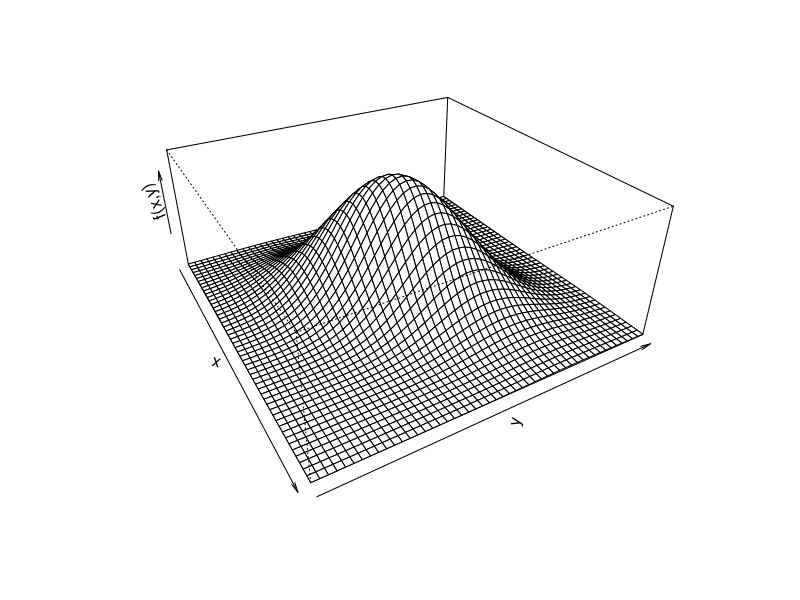
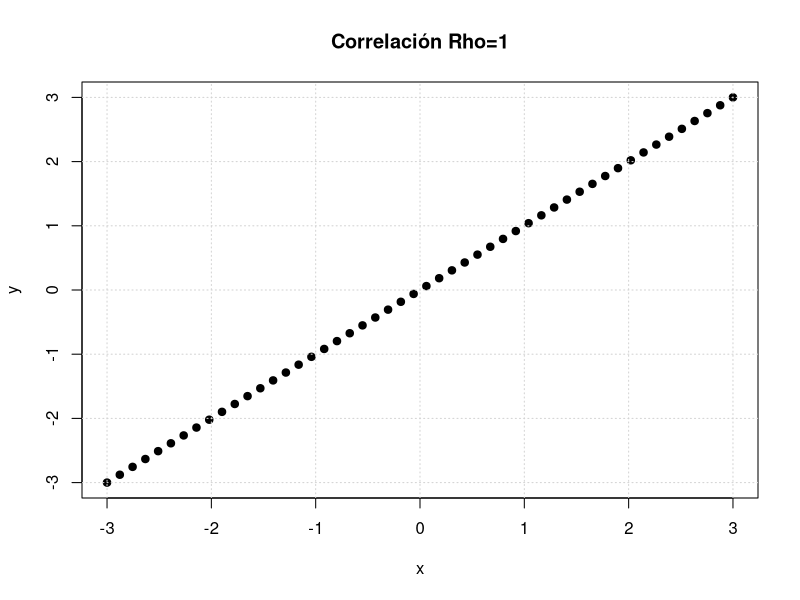
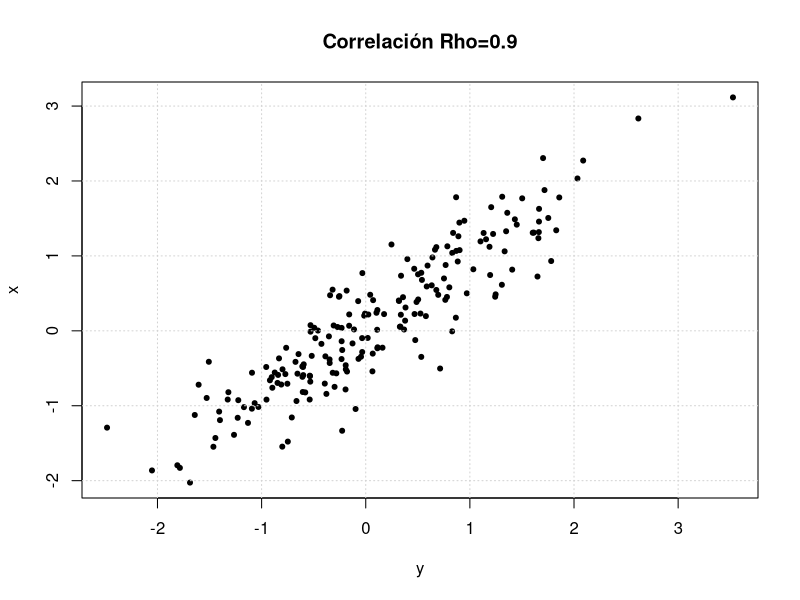
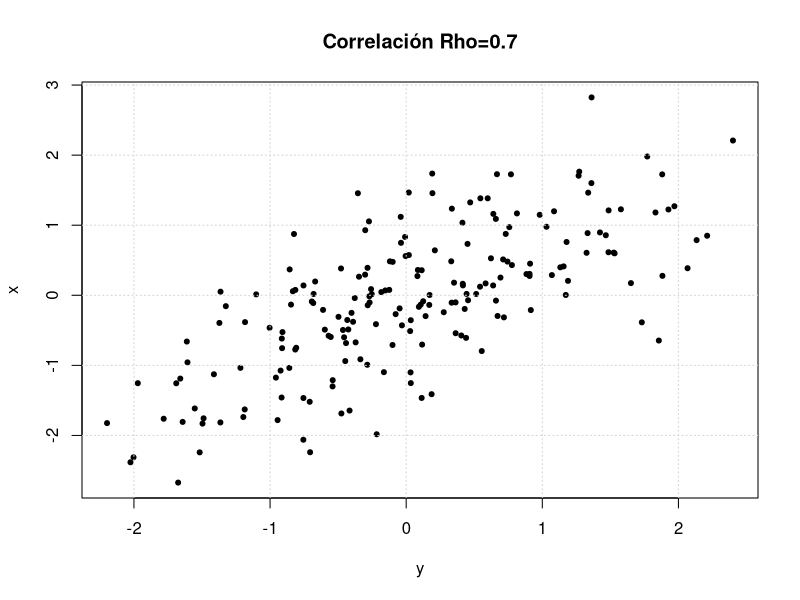
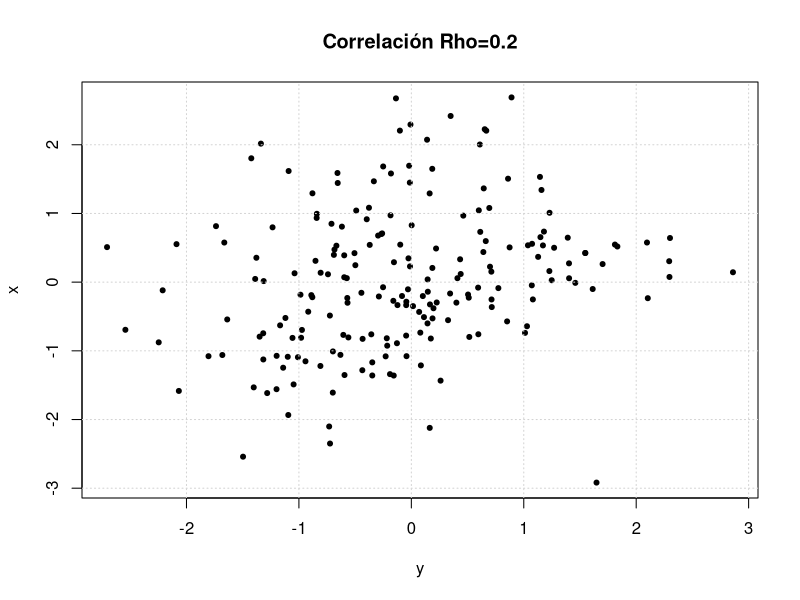
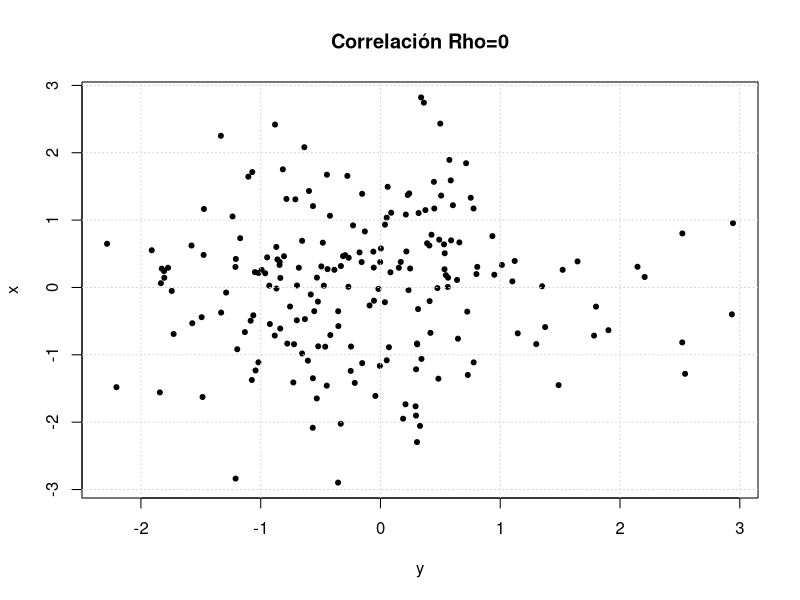
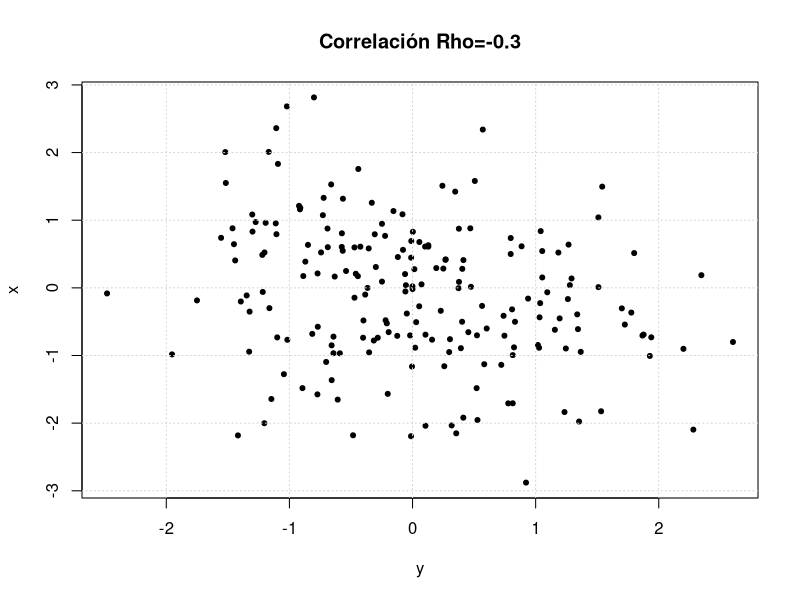
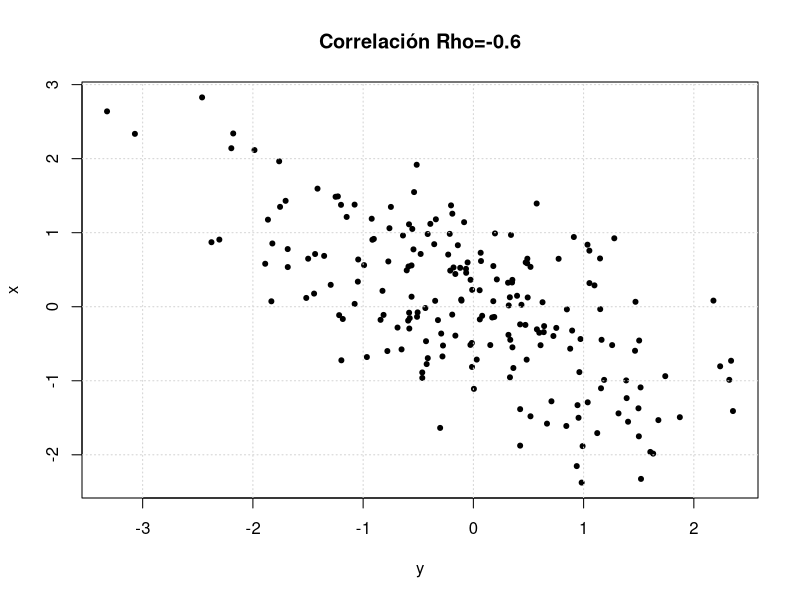

Here is the R script that generated these plots, in order:
## ---- chunk 1
knitr::opts_chunk$set(echo = TRUE)

# colores
c0="#0DA5A6" # VERDE CLARO
c1="#E77C00" # NARANJA
c2="#6666FF" # AZUL  
c3="#4CBFBA" # VERDE CLARO  
c4="#E09600" # AMARILLO  
c5="#BC2B6A" # MORADO  
cbox="#007FFF"  # AZUL BOX
## ---- chunk 2
# tomada de:
# http://pj.freefaculty.org/R/WorkingExamples/plot-3d-MVNormal-1.R
library("mvtnorm")

N=50
x <- seq(-3,3, length=N)
y <- seq(-3,3,length=N)
z <- matrix(0, N, N)
for (i in 1:N) for (j in 1:N) {
  z[i,j]=dmvnorm(c(x[i],y[j]), c(0,0),
        matrix(c(1,0.5,0.5,1),2,2))}
persp(x,y,z,theta=60, phi=30, 
      xlab="x", 
      ylab="y", 
      zlab="f(x,y)",
      scale=TRUE,
      expand=.4,
      axes=TRUE)
## ---- chunk 3
gen.corr.data<- function(rho,n){
  # first step: generate two normal random variables from normal distrbution
  
  x <- rnorm(n)
  z <- rnorm(n)
  
  # second step generate the correlated variable
  
  y<- rho*x + sqrt(1-rho^2)*z
  result <-cbind(y,x)
}

#----------------------------------------------
muestra<-gen.corr.data(1,200)
plot(x,y, pch=19, main = "Correlación Rho=1")
grid()

muestra<-gen.corr.data(0.9,200)
plot(muestra, pch=20, main = "Correlación Rho=0.9")
grid()


muestra<-gen.corr.data(0.7,200)
plot(muestra, pch=20, main = "Correlación Rho=0.7")
grid()



muestra<-gen.corr.data(0.2,200)
plot(muestra, pch=20, main = "Correlación Rho=0.2")
grid()


muestra<-gen.corr.data(0,200)
plot(muestra, pch=20, main = "Correlación Rho=0")
grid()

muestra<-gen.corr.data(-0.3,200)
plot(muestra, pch=20, main = "Correlación Rho=-0.3")
grid()

muestra<-gen.corr.data(-0.6,200)
plot(muestra, pch=20, main = "Correlación Rho=-0.6")
grid()

muestra<-gen.corr.data(-0.9,200)
plot(muestra, pch=20, main = "Correlación Rho=-0.9")
grid()

muestra<-gen.corr.data(-1,200)
plot(muestra, pch=20, main = "Correlación Rho=-1")
grid()
